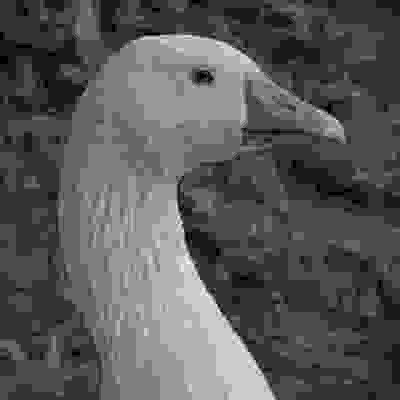
%> input picture project/p2.jpg, 400 x 400 px
$ octave part2.m   (GNU Octave 9; MATLAB toolbox functions it lacks are replaced by stand-ins)
%> lines starting %> are read from the running program, lines starting %| are printed output that depends on the picture
%Written by Ayberk SUNAL
%Istanbul Bilgi University

%reads the image to equalize the histogram_Hin
image = imread('p2.jpg');
%> image is the input picture: size 400x400 uint8; min 0, max 10, mean 3.47
%convert the image RGB to B/W if it's RGB
if(1 < size(image,3) )
    image = rgb2gray(image);
end;
row_number =size(image,1); %row
%> row_number = 400
column_number = size(image,2);%col
%> column_number = 400

%size of the image
% 8x8 image has 64 pixels
NM = row_number * column_number;
%> NM = 160000
% to store number of using time of each level
histogram_Hin = zeros([1 256]);
% to store cumulative histogram levels
cumulative_histogram = zeros([1 256]);
% to store equalized histogram levels(Result)
equalized_image = zeros([row_number column_number]);
%to store equalized histogram levels
equalized_hist = zeros([1 256]);
%to calculate cumulative levels
temporary_number = 0;


%levels the number of using of each level
% if there is same level increases one time
for r = 1:column_number
    for c = 1:row_number
        for level = 1:256
            if(image(r,c) == level-1)
                histogram_Hin(level) = histogram_Hin(level) + 1;
                break;
            end
        end
    end
end
%> after the loop, histogram_Hin = 256 values, max 49041 at index 3, min 0 at index 12, mean 625


%stores using times of levels cumulatively
for level = 1:256
    temporary_number = temporary_number + histogram_Hin(level);
    cumulative_histogram(level) = temporary_number;
end
%> this loop made 256 passes
%> temporary_number on passes 1 to 3: 674, 12349, 61390
%> after the loop, cumulative_histogram = 256 values from 674 to 160000


% (LEVEL*(L-1)) / EQ_LEVEL)
for level = 1:256
    equalized_hist(level) = cumulative_histogram(level) ;
    equalized_hist(level) = equalized_hist(level) / ((NM) );
    equalized_hist(level) = round(equalized_hist(level) * 255);
end
%> after the loop, equalized_hist = 256 values from 1 to 255


% changes the old levels with the equalized levels
for r = 1:column_number
    for c = 1:row_number
        for level = 1:256
            if(image(r,c) == (level-1))
                    equalized_image(r,c) = equalized_hist(level);
                break;

            end
        end
    end
end
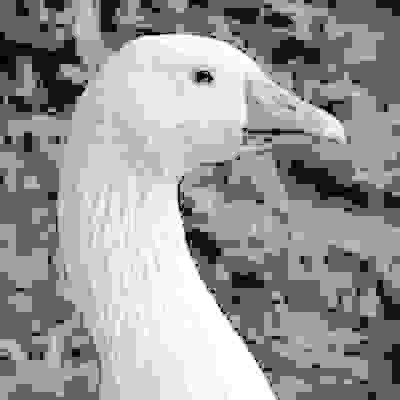
%> equalized_image: size 400x400 double; min 1, max 255, mean 151.9

subplot(2,2,1)
imshow(image);
title('Unequalized image')
subplot(2,2,2);
imshow(uint8(equalized_image));
title('Equalized image');
subplot(2,2,3);
imhist(image);
title('histogram (Hin) equalized image');
H = uint8(equalized_image);
subplot(2,2,4);
imhist(H);
title('histogram_Hin of histogram_Hin equalized image');
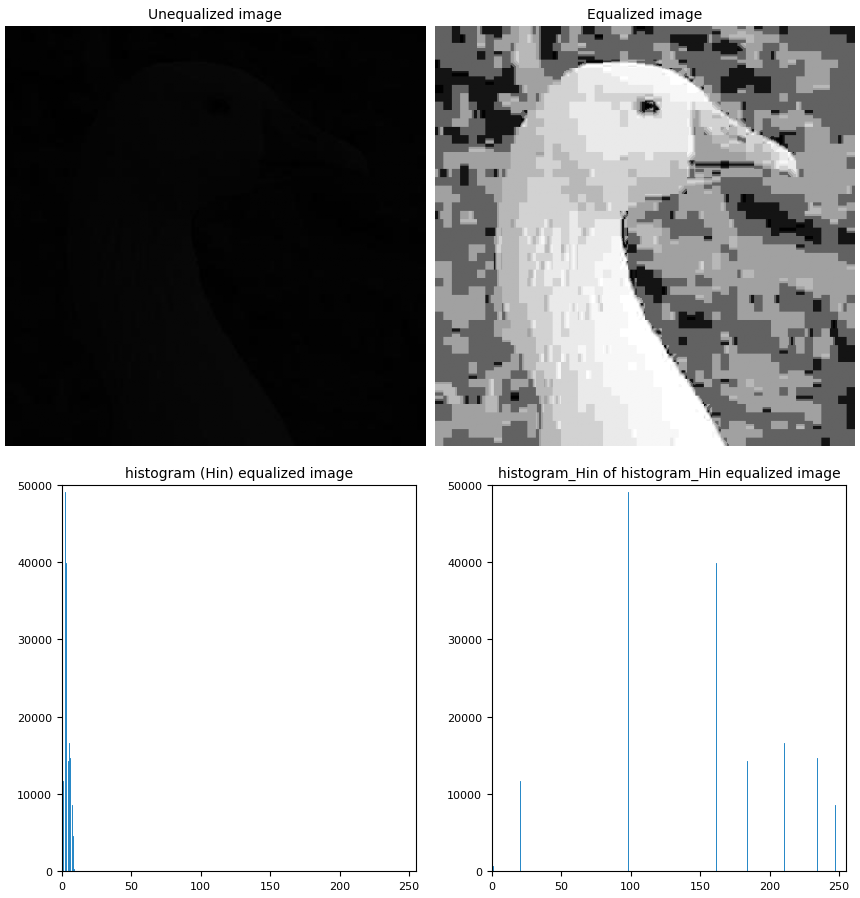
%> figure redrawn from the program's plot data, 4 panels
